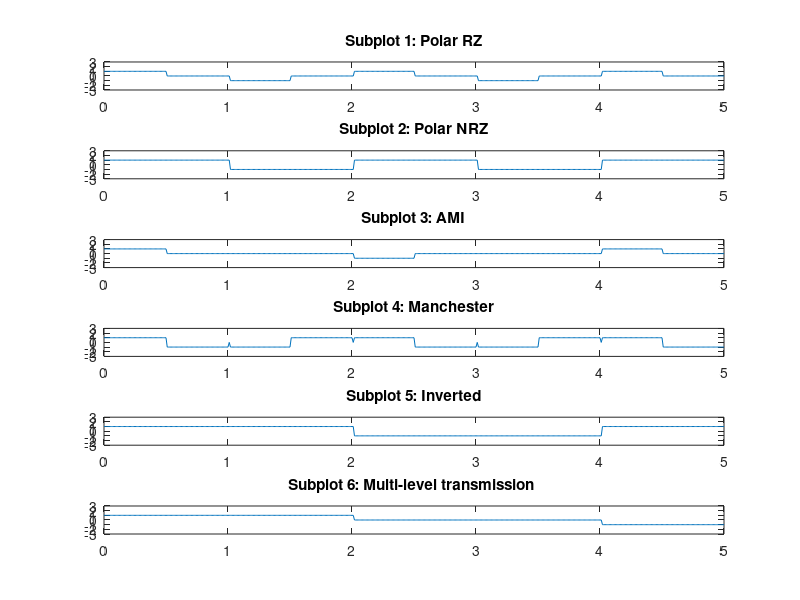

This chart was generated by the following MATLAB code: (Note: this script raises an error after producing the figure.)
% signal = randi([0,1],[1,5]);
signal = [1 0 1 0 1];
sig_polar =signal;
polar_NRZ = sig_polar;
polar_RZ = sig_polar;
ami = sig_polar;
sig_ami = signal;
sig_manch  = signal;
manch = sig_polar;
sig_inv = signal;
inv_NRZ = sig_polar;
sig_multi = signal;
multi = sig_polar;
%for polar signals map output to 1, -1 instead of 1, 0
for i= 1: length(signal)
    if signal(i) == 0
        sig_polar(i) = -1;
    else
        sig_polar(i) = 1;
    end
end
%for ami
flag = 0;
for i= 1: length(signal)
    if signal(i) == 0
        sig_ami(i) = 0;
    else
        if flag == 0 && signal(i)==1
            sig_ami(i) = 1;
            flag = 1;
        elseif flag ==1 && signal(i)==1
            sig_ami(i) = -1;
            flag = 0;
        end
    end
end

%for NRZ inverted
sig_inv(1)= 1; %awel mabda2 a5aleeha high
for i= 2: length(signal)
    if signal(i) == 0
        sig_inv(i) = sig_inv(i-1);
    else
        if sig_inv(i-1)==1
            sig_inv(i) = -1;
            
        elseif sig_inv(i-1)==-1
            sig_inv(i) = 1;
            
        end
    end
end

%for multi
sig_multi(1)= 1; %awel mabda2 a5aleeha high
for i= 2: length(signal)
    if signal(i) == 0
        sig_multi(i) = sig_multi(i-1);
    else
        if sig_multi(i-1)==1
            sig_multi(i) = 0;
            
        elseif sig_multi(i-1)==0
            sig_multi(i) = -1;
            
        elseif sig_multi(i-1)==-1
            sig_multi(i) = 1;
            
        end
    end
end

%polar nrz
i=1;
t = 0:0.01:length(signal);
for j = 1:length(t)
    
    if t(j)<=i
        polar_NRZ(j)= sig_polar(i);
        
    else
        polar_NRZ(j)= sig_polar(i);
        i=i+1;
    end
end

%polar RZ
k=1;
a = 0;
b = 0.5;
t = 0:0.01:length(signal);
for j = 1:length(t) %j goes from 1 to 501
    
    if t(j)>=a && t(j)<=b
        polar_RZ(j)= sig_polar(k);
        
    elseif t(j)>b && t(j)<=k
        polar_RZ(j)= 0;
    else
        a = a+1;
        b= b+1; 
        k= k+1;
    
    end
end


%ami
k=1;
a = 0;
b = 0.5;
t = 0:0.01:length(signal);
for j = 1:length(t) 
    
    if t(j)>=a && t(j)<=b
        ami(j)= sig_ami(k);
        
    elseif t(j)>b && t(j)<=k
        ami(j)= 0;
    else
        a = a+1;
        b= b+1; 
        k= k+1;
    
    end
end
%manchester
k=1;
a = 0;
b = 0.5;
t = 0:0.01:length(signal);
for j = 1:length(t) 
    
    if t(j)>=a && t(j)<=b
        manch(j)= sig_polar(k);
        
    elseif t(j)>b && t(j)<=k
        if sig_polar(k)== 1
        manch(j)= -1;
        elseif sig_polar(k)== -1
         manch(j)= 1;
         
        end
    else
        a = a+1;
        b= b+1; 
        k= k+1;
    
    end
end
%inverted
i=1;
t = 0:0.01:length(signal);
for j = 1:length(t)
    
    if t(j)<=i
        inv_NRZ(j)= sig_inv(i);
        
    else
        inv_NRZ(j)= sig_inv(i);
        i=i+1;
    end
end

%multi
i=1;
t = 0:0.01:length(signal);
for j = 1:length(t)
    
    if t(j)<=i
        multi(j)= sig_multi(i);
        
    else
        multi(j)= sig_multi(i);
        i=i+1;
    end
end
subplot(6,1,1)
plot(t,polar_RZ)
axis([0 length(signal) -3 3])
title('Subplot 1: Polar RZ')

subplot(6,1,2)
plot(t,polar_NRZ)
axis([0 length(signal) -3 3])
title('Subplot 2: Polar NRZ')

subplot(6,1,3)
plot(t,ami)
axis([0 length(signal) -3 3])
title('Subplot 3: AMI')

subplot(6,1,4)
plot(t,manch)
axis([0 length(signal) -3 3])
title('Subplot 4: Manchester')

subplot(6,1,5)
plot(t,inv_NRZ)
axis([0 length(signal) -3 3])
title('Subplot 5: Inverted')

subplot(6,1,6)
plot(t,multi)
axis([0 length(signal) -3 3])
title('Subplot 6: Multi-level transmission ')

%power
figure
dt = t(2)-t(1);
Fs  = 1/dt;
h = spectrum.welch;
p1 = psd(h,polar_RZ,'Fs', Fs);
subplot(6,1,1)
plot(p1)
p2 = psd(h,polar_NRZ,'Fs', Fs);
subplot(6,1,2)
plot(p2)
p3 = psd(h,ami,'Fs', Fs);
subplot(6,1,3)
plot(p3)
p4 = psd(h,manch,'Fs', Fs);
subplot(6,1,4)
plot(p4)
p5= psd(h,inv_NRZ,'Fs', Fs);
subplot(6,1,5)
plot(p5)
p6= psd(h,multi,'Fs', Fs);
subplot(6,1,6)
plot(p6)
